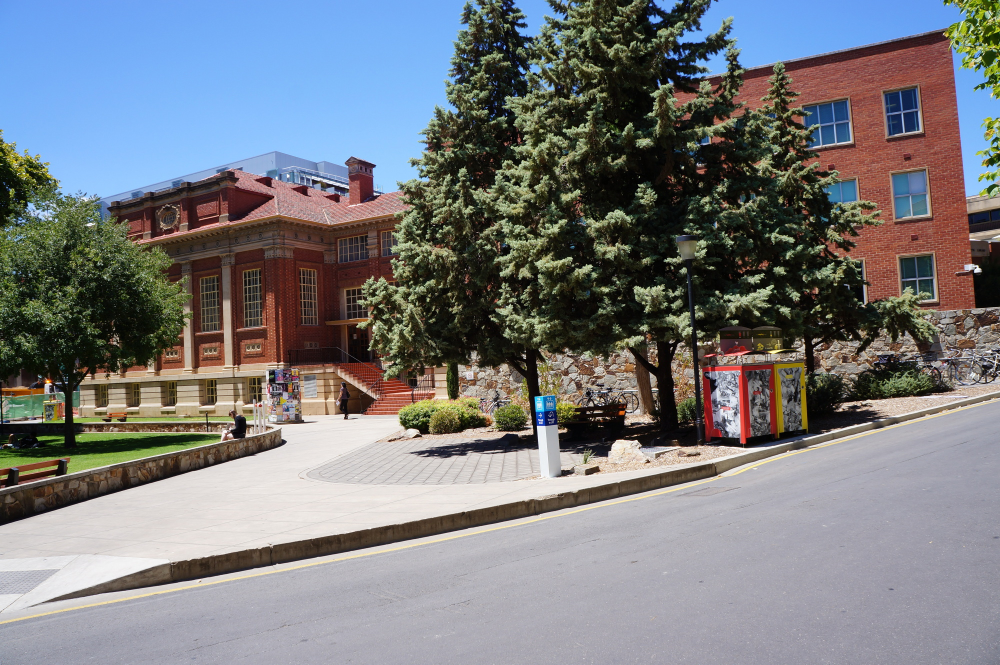
#> input picture data/stitching/member1_set/2.JPG, 2000 x 1329 px (shown at 1/2 size); its folder holds 3 pictures in this run
$ python run_stitch.py --images ../../data/stitching/member1_set
#> lines starting #> are read from the running program, lines starting #| are printed output that depends on the picture; after the words box and inside, x2 and y2 are one past the last pixel; in counts of white or black regions, pixels touching at a corner belong together
### src/stitching/pipeline.py
"""Detector-agnostic image stitching pipeline."""

from pathlib import Path
from time import perf_counter

import cv2
import numpy as np

from .detectors import create_detector
from .metrics import PairMetrics


def read_images(image_paths: list[Path]) -> list[np.ndarray]:
    images = []

    for path in image_paths:
        image = cv2.imread(str(path), cv2.IMREAD_COLOR)

        if image is None:
            raise ValueError(f"Cannot read image: {path}")

        images.append(image)

    return images


def detect_features(images, config):
    keypoints = []
    descriptors = []
    elapsed_ms = []

    for image in images:
        gray = cv2.cvtColor(image, cv2.COLOR_BGR2GRAY)

        start = perf_counter()
        points, desc = config.detector.detectAndCompute(gray, None)
        elapsed_ms.append((perf_counter() - start) * 1000)

        keypoints.append(points or [])
        descriptors.append(desc)

    return keypoints, descriptors, elapsed_ms


def match_pair(desc_a, desc_b, config):
    """Match image B against image A; return (A index, B index)."""
    if desc_a is None or desc_b is None:
        return [], 0.0

    if len(desc_a) < 2 or len(desc_b) < 2:
        return [], 0.0

    matcher = cv2.BFMatcher(config.norm_type, crossCheck=False)

    start = perf_counter()
    neighbors = matcher.knnMatch(desc_b, desc_a, k=2)

    good = [
        pair[0]
        for pair in neighbors
        if len(pair) == 2
        and pair[0].distance < config.ratio_threshold * pair[1].distance
    ]

    elapsed_ms = (perf_counter() - start) * 1000
    return good, elapsed_ms


def estimate_homography(points_a, points_b, matches):
    """Estimate H mapping image B coordinates into image A."""
    if len(matches) < 4:
        return None, None, float("inf"), 0.0

    src = np.float32(
        [points_b[m.queryIdx].pt for m in matches]
    ).reshape(-1, 1, 2)

    dst = np.float32(
        [points_a[m.trainIdx].pt for m in matches]
    ).reshape(-1, 1, 2)

    start = perf_counter()
    H, mask = cv2.findHomography(
        src,
        dst,
        cv2.RANSAC,
        4.0,
        maxIters=2000,
        confidence=0.995,
    )
    elapsed_ms = (perf_counter() - start) * 1000

    if H is None or mask is None:
        return None, None, float("inf"), elapsed_ms

    inlier_mask = mask.ravel().astype(bool)

    if not np.any(inlier_mask):
        return None, None, float("inf"), elapsed_ms

    projected = cv2.perspectiveTransform(src, H).reshape(-1, 2)
    targets = dst.reshape(-1, 2)
    errors = np.linalg.norm(projected - targets, axis=1)

    reprojection_error = float(errors[inlier_mask].mean())

    return H, inlier_mask, reprojection_error, elapsed_ms


def calculate_pair_metrics(
    image_names,
    config,
    keypoints,
    descriptors,
    detection_times,
):
    metrics = []
    transforms = [np.eye(3, dtype=np.float64)]

    for i in range(len(keypoints) - 1):
        name_a = image_names[i]
        name_b = image_names[i + 1]

        matches, matching_ms = match_pair(
            descriptors[i],
            descriptors[i + 1],
            config,
        )

        H, inlier_mask, reprojection_error, homography_ms = (
            estimate_homography(
                keypoints[i],
                keypoints[i + 1],
                matches,
            )
        )

        inliers = (
            int(inlier_mask.sum())
            if inlier_mask is not None
            else 0
        )
        ratio = inliers / len(matches) if matches else 0.0

        success = bool(
            H is not None
            and inliers >= 4
            and np.isfinite(reprojection_error)
        )

        if success:
            transforms.append(transforms[-1] @ H)
        else:
            transforms.append(transforms[-1].copy())

        metrics.append(
            PairMetrics(
                image_a=name_a,
                image_b=name_b,
                detector=config.name,
                keypoints_a=len(keypoints[i]),
                keypoints_b=len(keypoints[i + 1]),
                tentative_matches=len(matches),
                inliers=inliers,
                inlier_ratio=ratio,
                reprojection_error_px=reprojection_error,
                detection_time_ms=(
                    detection_times[i] + detection_times[i + 1]
                ),
                matching_time_ms=matching_ms,
                homography_time_ms=homography_ms,
                success=success,
                error="" if success else "Homography estimation failed",
            )
        )

    return transforms, metrics


def warp_and_blend(images, transforms):
    """Warp images into a shared canvas and average overlapping pixels."""
    corners = []

    for image, H in zip(images, transforms):
        h, w = image.shape[:2]
        image_corners = np.float32(
            [[0, 0], [w, 0], [w, h], [0, h]]
        ).reshape(-1, 1, 2)

        warped_corners = cv2.perspectiveTransform(image_corners, H)
        corners.append(warped_corners.reshape(-1, 2))

    all_corners = np.concatenate(corners, axis=0)
    min_xy = np.floor(all_corners.min(axis=0)).astype(int)
    max_xy = np.ceil(all_corners.max(axis=0)).astype(int)

    width, height = (max_xy - min_xy).tolist()

    if width <= 0 or height <= 0 or width * height > 100_000_000:
        raise ValueError("Invalid or excessively large panorama canvas.")

    translation = np.array(
        [
            [1.0, 0.0, -min_xy[0]],
            [0.0, 1.0, -min_xy[1]],
            [0.0, 0.0, 1.0],
        ],
        dtype=np.float64,
    )

    accum = np.zeros((height, width, 3), dtype=np.float32)
    weights = np.zeros((height, width), dtype=np.float32)

    for image, H in zip(images, transforms):
        matrix = translation @ H

        warped = cv2.warpPerspective(image, matrix, (width, height))

        source_mask = np.ones(image.shape[:2], dtype=np.uint8) * 255
        warped_mask = cv2.warpPerspective(
            source_mask,
            matrix,
            (width, height),
            flags=cv2.INTER_NEAREST,
        )

        valid = warped_mask > 0
        accum[valid] += warped[valid].astype(np.float32)
        weights[valid] += 1.0

    valid = weights > 0
    panorama = np.zeros_like(accum, dtype=np.uint8)
    panorama[valid] = np.clip(accum[valid] / weights[valid, None], 0, 255).astype(np.uint8)

    return panorama


def stitch_images(image_paths: list[Path], detector_name: str):
    if len(image_paths) < 2:
        raise ValueError("At least two images are required.")

    images = read_images(image_paths)
    config = create_detector(detector_name)

    keypoints, descriptors, detection_times = detect_features(images, config)

    transforms, metrics = calculate_pair_metrics(
        [path.name for path in image_paths],
        config,
        keypoints,
        descriptors,
        detection_times,
    )

    if not all(item.success for item in metrics):
        failed = [
            f"{item.image_a} -> {item.image_b}"
            for item in metrics
            if not item.success
        ]
        raise RuntimeError("Unable to register all consecutive image pairs: " + ", ".join(failed))

    panorama = warp_and_blend(images, transforms)
    return panorama, metrics

### src/stitching/metrics.py
"""Metrics for evaluating image stitching."""

from dataclasses import asdict, dataclass
import json
from pathlib import Path


@dataclass
class PairMetrics:
    image_a: str
    image_b: str
    detector: str
    keypoints_a: int
    keypoints_b: int
    tentative_matches: int
    inliers: int
    inlier_ratio: float
    reprojection_error_px: float
    detection_time_ms: float
    matching_time_ms: float
    homography_time_ms: float
    success: bool
    error: str = ""


def save_metrics(metrics: list[PairMetrics], output_path: Path) -> None:
    """Save pairwise metrics as a JSON file."""
    output_path.parent.mkdir(parents=True, exist_ok=True)

    with output_path.open("w", encoding="utf-8") as file:
        json.dump(
            [asdict(item) for item in metrics],
            file,
            indent=2,
            ensure_ascii=False,
        )


def print_metrics(metrics: list[PairMetrics]) -> None:
    """Print a compact summary for every image pair."""
    for item in metrics:
        print(f"\n{item.image_a} -> {item.image_b}")
        print(f"  Detector:       {item.detector}")
        print(f"  Keypoints:      {item.keypoints_a} / {item.keypoints_b}")
        print(f"  Matches:        {item.tentative_matches}")
        print(f"  Inliers:        {item.inliers}")
        print(f"  Inlier ratio:   {item.inlier_ratio:.3f}")
        print(f"  Reprojection:   {item.reprojection_error_px:.3f} px")
        print(
            "  Time:           "
            f"{item.detection_time_ms + item.matching_time_ms + item.homography_time_ms:.2f} ms"
        )
        print(f"  Success:        {item.success}")

        if item.error:
            print(f"  Error:          {item.error}")


# [47 lines left out: function append_run_metrics, not called in this run]

### src/stitching/detectors.py
"""Feature detector and descriptor registry for image stitching."""

from dataclasses import dataclass
from typing import Any

import cv2


@dataclass
class DetectorConfig:
    name: str
    detector: Any
    norm_type: int
    ratio_threshold: float = 0.75


def create_detector(name: str) -> DetectorConfig:
    """Create a feature detector and its matching configuration."""
    name = name.lower()

    if name == "sift":
        if not hasattr(cv2, "SIFT_create"):
            raise RuntimeError("SIFT is unavailable in this OpenCV installation.")

        return DetectorConfig(
            name="sift",
            detector=cv2.SIFT_create(nfeatures=5000),
            norm_type=cv2.NORM_L2,
            ratio_threshold=0.75,
        )

    if name == "orb":
        return DetectorConfig(
            name="orb",
            detector=cv2.ORB_create(nfeatures=5000),
            norm_type=cv2.NORM_HAMMING,
            ratio_threshold=0.80,
        )

    if name == "surf":
        if not hasattr(cv2, "xfeatures2d"):
            raise RuntimeError(
                "SURF is unavailable. The current OpenCV build does not expose cv2.xfeatures2d."
            )

        try:
            detector = cv2.xfeatures2d.SURF_create(400)
        except cv2.error as exc:
            raise RuntimeError(
                "SURF is disabled in this OpenCV build. Use SIFT or ORB, or configure a compatible OpenCV build."
            ) from exc

        return DetectorConfig(
            name="surf",
            detector=detector,
            norm_type=cv2.NORM_L2,
            ratio_threshold=0.75,
        )

    raise ValueError(
        f"Unsupported detector: {name}. Choose sift, orb, or surf."
    )


def available_detectors() -> list[str]:
    """Return the detector names supported by this project."""
    return ["sift", "orb", "surf"]

### src/stitching/run_stitch.py
"""CLI entry point for image stitching."""

import argparse
from pathlib import Path

import cv2

from .metrics import print_metrics, save_metrics
from .pipeline import stitch_images


SUPPORTED_EXTENSIONS = {".jpg", ".jpeg", ".png", ".bmp", ".tif", ".tiff"}


def main():
    parser = argparse.ArgumentParser(
        description="Stitch overlapping images into a panorama."
    )
    parser.add_argument(
        "--images",
        required=True,
        type=Path,
        help="Directory containing images in left-to-right order.",
    )
    parser.add_argument(
        "--detector",
        choices=["sift", "orb", "surf"],
        default="sift",
    )
    parser.add_argument(
        "--output-dir",
        type=Path,
        default=Path("results/stitching"),
    )

    args = parser.parse_args()

    if not args.images.is_dir():
        parser.error(f"Image directory does not exist: {args.images}")

    image_paths = sorted(
        path
        for path in args.images.iterdir()
        if path.is_file() and path.suffix.lower() in SUPPORTED_EXTENSIONS
    )

    if len(image_paths) < 2:
        parser.error("The input directory must contain at least two images.")

    args.output_dir.mkdir(parents=True, exist_ok=True)

    try:
        panorama, metrics = stitch_images(image_paths, args.detector)
#> in read_images, image is the input picture: shape (1329, 2000, 3); mean B, G, R 125.6, 121.9, 119.8
#> in stitch_images, `images = read_images(image_paths)`: images = 3 items
#> the loop in detect_features, `for image in images:` made 3 passes
#> pass 1, in detect_features, `gray = cv2.cvtColor(image, cv2.COLOR_BGR2GRAY)`:
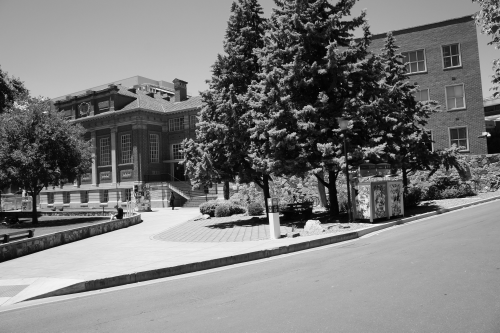
#> gray: shape (1329, 2000) (shown at 1/4 size); min 0, max 255, mean 121.7
#> pass 3, in detect_features, `gray = cv2.cvtColor(image, cv2.COLOR_BGR2GRAY)`:
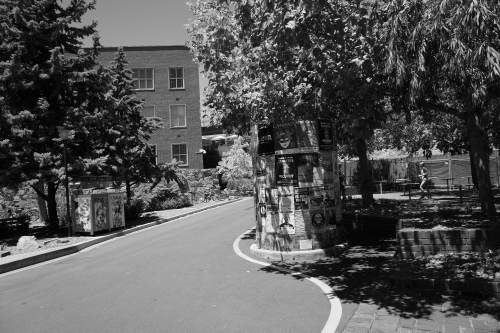
#> gray: shape (1329, 2000) (shown at 1/4 size); min 0, max 255, mean 85.1
#> after the loop in detect_features, `for image in images:`: elapsed_ms = [2158.3, 1381.2, 1677.1]; keypoints = 3 items
#> in stitch_images, `keypoints, descriptors, detection_times = detect_features(images, conf..`: detection_times = [2158.3, 1381.2, 1677.1]
#> the loop in calculate_pair_metrics, `for i in range(len(keypoints) - 1):` made 2 passes
#> (name_a, name_b, neighbors in match_pair, good in match_pair, matches, matching_ms, reprojection_error, homography_ms) on passes 1 to 2: ('2.JPG', '3.JPG', 5000 matches, 1274 matches, 1274 matches, 978.7, 2.38, 19.73), ('3.JPG', '4.JPG', 5001 matches, 1010 matches, 1010 matches, 1061.6, 1.93, 2)
#> after the loop in calculate_pair_metrics, `for i in range(len(keypoints) - 1):`: metrics = 2 items; transforms = [[[1, 0, 0], [0, 1, 0], [0, 0, 1]], [[0.76, 0.0279, 631.5], [-0.0827, 0.933, 2.69], [-0.000121, 9.24e-06, 1]], [[0.501, 0.037, 1054.4], [-0.156, 0.843, 26.46], [-0.000216, 3.34e-06, 0.934]]]
#> in stitch_images, `transforms, metrics = calculate_pair_metrics( [path.name for path in i..`: metrics = 2 items
#> the loop in warp_and_blend, `for image, H in zip(images, transforms):` made 3 passes
#> (H, warped_corners) on pass 1: ([[1, 0, 0], [0, 1, 0], [0, 0, 1]], [[0, 0], [2000, 0], [2000, 1329], [0, 1329]])
#> after the loop in warp_and_blend, `for image, H in zip(images, transforms):`: corners = [[[0, 0], [2000, 0], [2000, 1329], [0, 1329]], [[631.5, 2.69], [2837.8, -214.7], [2840.7, 1398.3], [660.5, 1227.5]], [[1129.3, 28.33], [4096.9, -568.7], [4158.1, 1648], [1176.4, 1221.9]]]
#> in warp_and_blend, `all_corners = np.concatenate(corners, axis=0)`: all_corners = [[0, 0], [2000, 0], [2000, 1329], [0, 1329], [631.5, 2.69], [2837.8, -214.7], [2840.7, 1398.3], [660.5, 1227.5], [1129.3, 28.33], [4096.9, -568.7], [4158.1, 1648], [1176.4, 1221.9]]
#> in warp_and_blend, `min_xy = np.floor(all_corners.min(axis=0)).astype(int)`: min_xy = [0, -569]
#> in warp_and_blend, `max_xy = np.ceil(all_corners.max(axis=0)).astype(int)`: max_xy = [4159, 1649]
#> in warp_and_blend, `width, height = (max_xy - min_xy).tolist()`: width = 4159; height = 2218
#> in warp_and_blend, `translation = np.array( [ [1.0, 0.0, -min_xy[0]], [0.0, 1.0, -min_xy[1..`: translation = [[1, 0, 0], [0, 1, 569], [0, 0, 1]]
#> the loop in warp_and_blend, `for image, H in zip(images, transforms):` made 3 passes
#> (H, matrix) on pass 1: ([[1, 0, 0], [0, 1, 0], [0, 0, 1]], [[1, 0, 0], [0, 1, 569], [0, 0, 1]])
#> pass 1, in warp_and_blend, `warped_mask = cv2.warpPerspective( source_mask, matrix, (width, height..`:
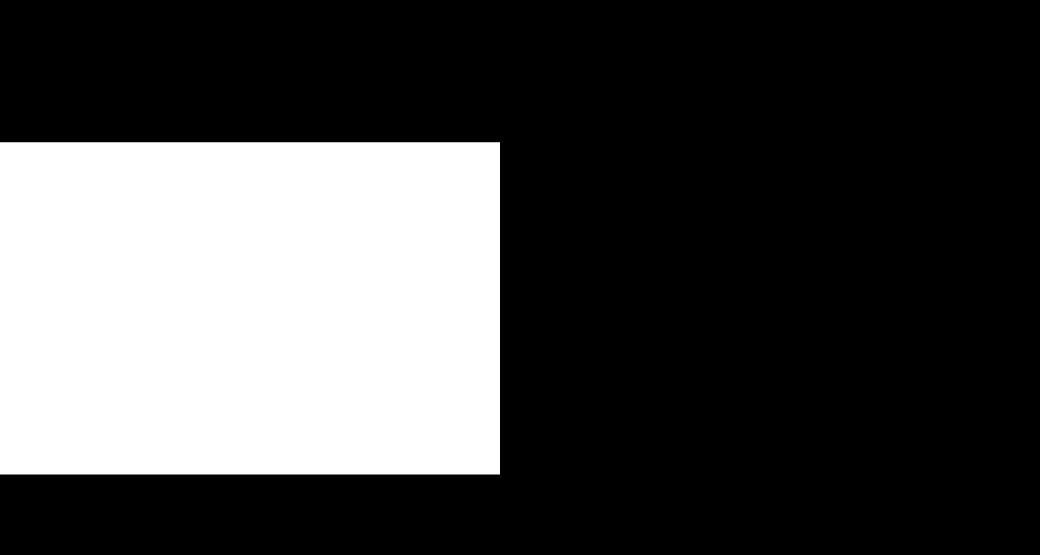
#> warped_mask: shape (2218, 4159) (shown at 1/4 size); 28.8% white; 1 white region, box (x1, y1, x2, y2) and area: (0, 569, 2000, 1898) 2658000
#> after the loop in warp_and_blend, `for image, H in zip(images, transforms):`:
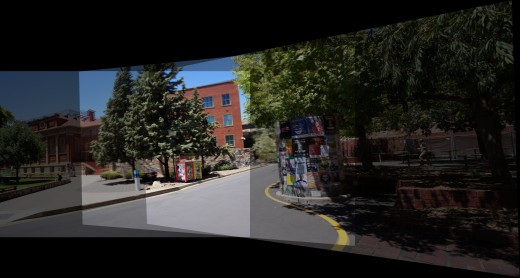
#> accum: shape (2218, 4159, 3) float32 (shown at 1/8 size); mean B, G, R 103.1, 110.2, 111.9; drawn with min black and max white
#> after the loop in warp_and_blend, `for image, H in zip(images, transforms):`:
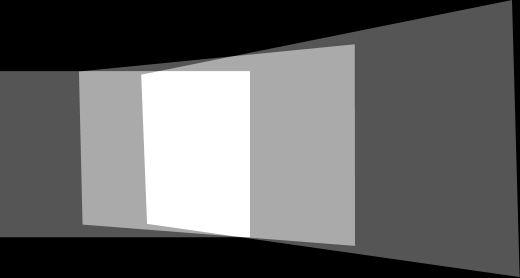
#> weights: shape (2218, 4159) float32 (shown at 1/8 size); min 0, max 3, mean 1.18; drawn with min black and max white
#> in warp_and_blend, `valid = weights > 0`:
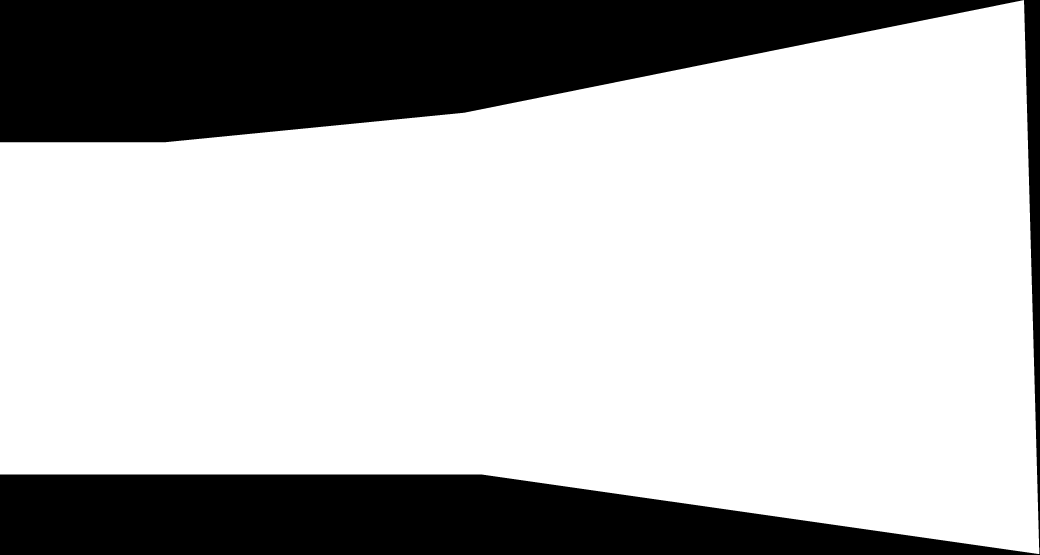
#> valid: shape (2218, 4159) bool (shown at 1/4 size); 72.5% white; 2 black regions, box (x1, y1, x2, y2) and area: (0, 0, 4095, 569) 1491103, (0, 0, 4159, 2218) 1046868
#> in warp_and_blend, `panorama[valid] = np.clip(accum[valid] / weights[valid, None], 0, 255)..`:
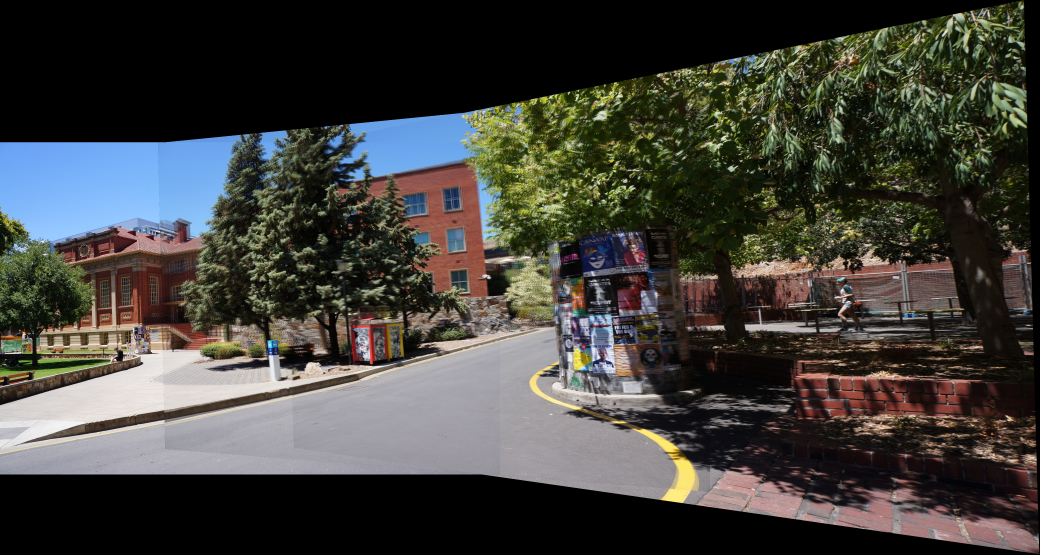
#> panorama: shape (2218, 4159, 3) (shown at 1/4 size); mean B, G, R 60, 64.7, 65.5
#> metrics = 2 items
    except (ValueError, RuntimeError, cv2.error) as exc:
        parser.exit(1, f"Stitching failed: {exc}\n")

    panorama_path = args.output_dir / f"panorama_{args.detector}.jpg"
    metrics_path = args.output_dir / f"metrics_{args.detector}.json"

    if not cv2.imwrite(str(panorama_path), panorama):
        parser.exit(1, "Could not save panorama image.\n")

    save_metrics(metrics, metrics_path)
    print_metrics(metrics)
#> the loop in print_metrics, `for item in metrics:` made 2 passes
#> (printed output is left out)

    print(f"\nPanorama saved to: {panorama_path}")
    print(f"Metrics saved to:  {metrics_path}")


if __name__ == "__main__":
    main()
